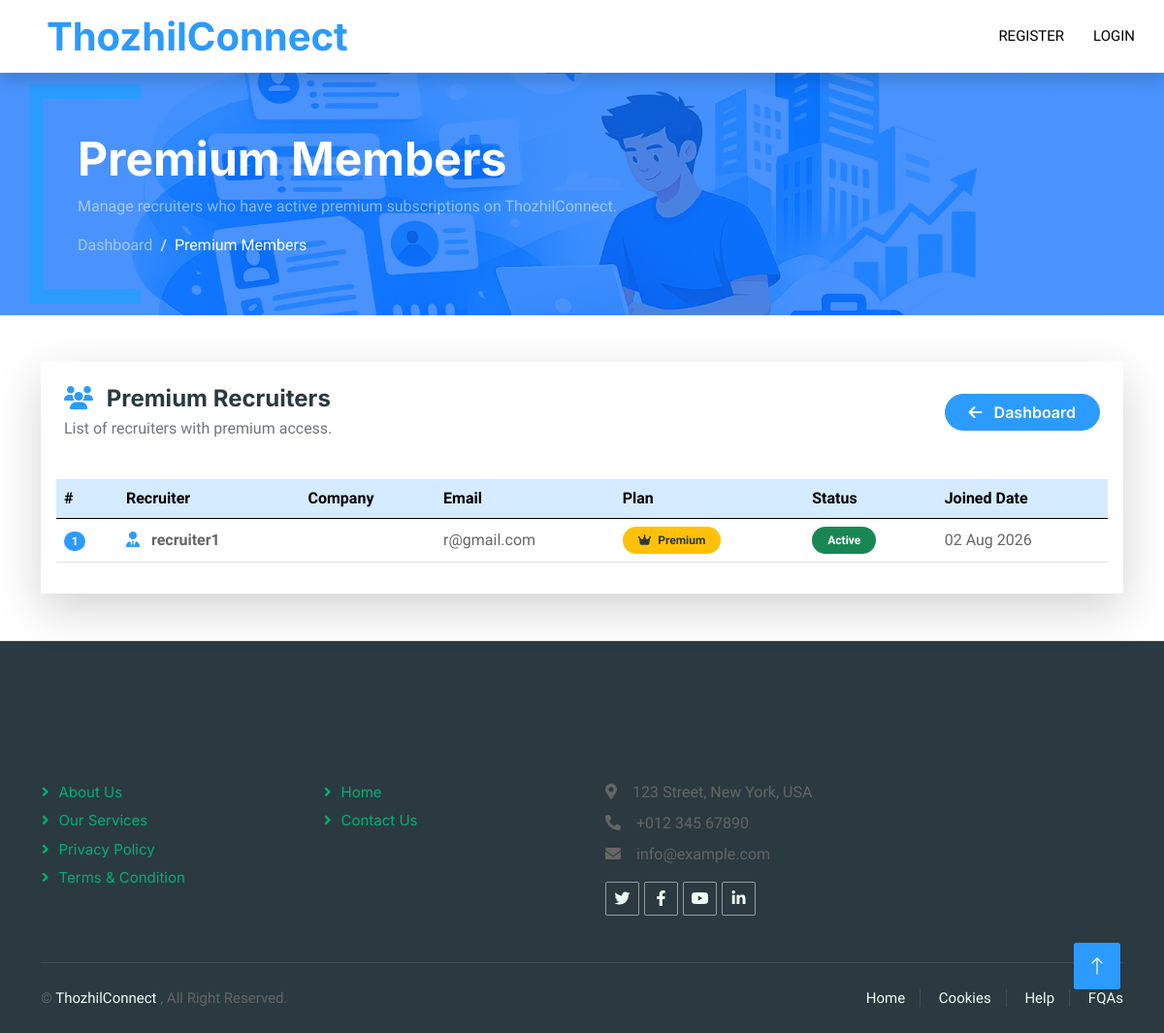
Page /adminpanel/premium on the committed database.
### account/models.py (models this page shows, shortened)
class RecruiterProfile(models.Model):
    user = models.OneToOneField(CustomUser,on_delete=models.CASCADE)
    company_name = models.CharField(max_length=100)
    company_website = models.URLField(blank=True)
    company_logo = models.ImageField(upload_to='company_logo/',blank=True,null=True)
    is_premium = models.BooleanField(default=False)
    PLAN_CHOICE = (('free','Free'),
                   ('monthly','Monthly'),
                   ('yearly','Yearly'))
    premium_plan = models.CharField(max_length=20,choices=PLAN_CHOICE,default='free')
    premium_start = models.DateTimeField(null=True,blank=True)
    premium_end = models.DateTimeField(null=True,blank=True)

class CustomUser(AbstractUser):
    user_types = (
        ('candidate', 'Candidate'),
        ('recruiter', 'Recruiter'),
    )
    user_type = models.CharField(max_length=20,choices=user_types)

### adminpanel/views.py (the view)
# urls.py: path('premium',views.PremiumMembers.as_view(),name="premium_members")
class PremiumMembers(View):
    def get(self,request):
        premium = RecruiterProfile.objects.filter(is_premium=True)
        context = {'premium':premium}
        return render(request,'adminpanel/premium_members.html',context)

### templates/adminpanel/premium_members.html (shortened to what this page needs)
{% extends 'base.html' %}
{% block content %}
<div class="container-fluid page-header mb-5">
    <div class="container py-5">
        <h1 class="display-5 text-white fw-bold">
            Premium Members
        </h1>
        <p class="text-white-50">
            Manage recruiters who have active premium subscriptions on ThozhilConnect.
        </p>
        <nav aria-label="breadcrumb">
            <ol class="breadcrumb mb-0">
                <li class="breadcrumb-item">
                    <a href="{% url 'adminpanel:admindashboard' %}"
                       class="text-white-50">
                        Dashboard
                    </a>
                </li>
                <li class="breadcrumb-item active text-white">
                    Premium Members
                </li>
            </ol>
        </nav>
    </div>
</div>
<div class="container mb-5">
    <div class="card border-0 shadow-lg rounded-4">
        <div class="card-header bg-white border-0 py-4 px-4">
            <div class="d-flex justify-content-between align-items-center flex-wrap">
                <div>
                    <h4 class="fw-bold mb-1">
                        <i class="fa-solid fa-users text-secondary me-2"></i>
                        Premium Recruiters
                    </h4>
                    <p class="text-muted mb-0">
                        List of recruiters with premium access.
                    </p>
                </div>
                <a href="{% url 'adminpanel:admindashboard' %}"
                   class="btn btn-secondary rounded-pill px-4 mt-3 mt-md-0">
                    <i class="fa-solid fa-arrow-left me-2"></i>
                    Dashboard
                </a>
            </div>
        </div>
        <div class="card-body">
            <div class="table-responsive">
                <table class="table table-hover align-middle">
                    <thead class="table-secondary">
                        <tr>
                            <th>#</th>
                            <th>
                                Recruiter
                            </th>
                            <th>
                                Company
                            </th>
                            <th>
                                Email
                            </th>
                            <th>
                                Plan
                            </th>
                            <th>
                                Status
                            </th>
                            <th>
                                Joined Date
                            </th>
                        </tr>
                    </thead>
                    <tbody>
                    {% for member in premium %}
                    <tr>
                        <td>
                            <span class="badge bg-secondary rounded-pill">
                                {{ forloop.counter }}
                            </span>
                        </td>
                        <td>
                            <strong>
                                <i class="fa-solid fa-user-tie text-secondary me-2"></i>
                                {{ member.user.username }}
                            </strong>
                        </td>
                        <td>
                        </td>
                        <td>
                            {{ member.user.email }}
                        </td>
                        <td>
                            <span class="badge bg-warning text-dark rounded-pill px-3 py-2">
                                <i class="fa-solid fa-crown me-1"></i>
                                Premium
                            </span>
                        </td>
                        <td>
                            <span class="badge bg-success rounded-pill px-3 py-2">
                                Active
                            </span>
                        </td>
                        <td>
                            {{ member.user.date_joined|date:"d M Y" }}
                        </td>
                    </tr>
                    {% endfor %}
                    </tbody>
                </table>
            </div>
        </div>
    </div>
</div>
{% endblock %}

### static/css/style.css (style rules this page uses)
:root { --primary: #2B9BFF; --secondary: #2B9BFF; --light: #EFFDF5; --dark: black; }
body { background-color: white; }
.btn { font-family: 'Inter', sans-serif; font-weight: 600; transition: .5s; }
.btn.btn-primary, .btn.btn-secondary { color: #FFFFFF; }
.header-carousel .container, .page-header .container { position: relative; padding: 45px 0 45px 35px; border-left: 15px solid var(--primary); }
.header-carousel .container::before, .header-carousel .container::after, .page-header .container::before, .page-header .container::after { position: absolute; content: ""; top: 0; left: 0; width: 100px; height: 15px; background: var(--primary); }
.header-carousel .container::after, .page-header .container::after { top: 100%; margin-top: -15px; }
.page-header { background: linear-gradient(rgba(13,110,253,.75), rgba(13,110,253,.75)), url("../img/hero.png"); background-position:center; background-size:cover; background-repeat:no-repeat; min-height:250px; display:flex; align-items:center; }
.page-header h1 { font-weight:700; }
.page-header .breadcrumb-item + .breadcrumb-item::before { color:hsl(0, 0%, 100%); }
.page-header .breadcrumb-item a { text-decoration:none; }

### rows in the picture
RecruiterProfile: user.username "recruiter1", user.email "r@gmail.com", user.date_joined "02 Aug 2026"
